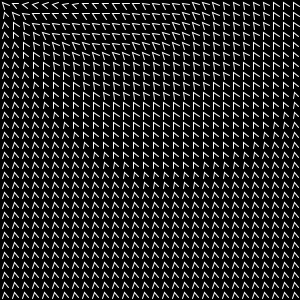
Frame 1 (no input)
Frame 60 (the mouse pressed at the canvas centre just before this capture): identical to frame 1, image omitted
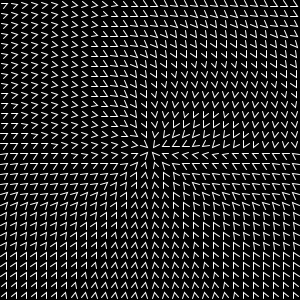
Frame 120 (the mouse held since frame 60 and released just before this capture)

The Processing sketch that drew these frames (run headless with seeded random() and noise(); from frame 60 on, the mouse is pressed at the canvas centre):

// Processing sketch: processing_144401
// ── processing_144401.pde

int xgraph;
int ygraph;
float easing;

void setup(){
  size(300, 300);
  background(0);
  stroke(255);
  noFill();

}

void draw(){
  background(0);
  for (xgraph = 5; xgraph <= width-5; xgraph+=10) {
    for (ygraph = 5; ygraph <=height-5; ygraph+=10) {
      translate(xgraph, ygraph);
        float mouseDist = norm((dist(mouseX, mouseY, xgraph, ygraph)), (dist(0, 0, width, height)), 0.0);        
        float angle = ((PI/2) + atan2(mouseY-ygraph, mouseX-xgraph)) * mouseDist;
        pushMatrix();
        rotate(angle);
        beginShape();
          vertex(-3+0, 3+0);
          vertex(0+0, -3+0);
          vertex(3+0, 3+0);
        endShape();
        popMatrix();
        translate(-xgraph, -ygraph);
    }
  }

}
